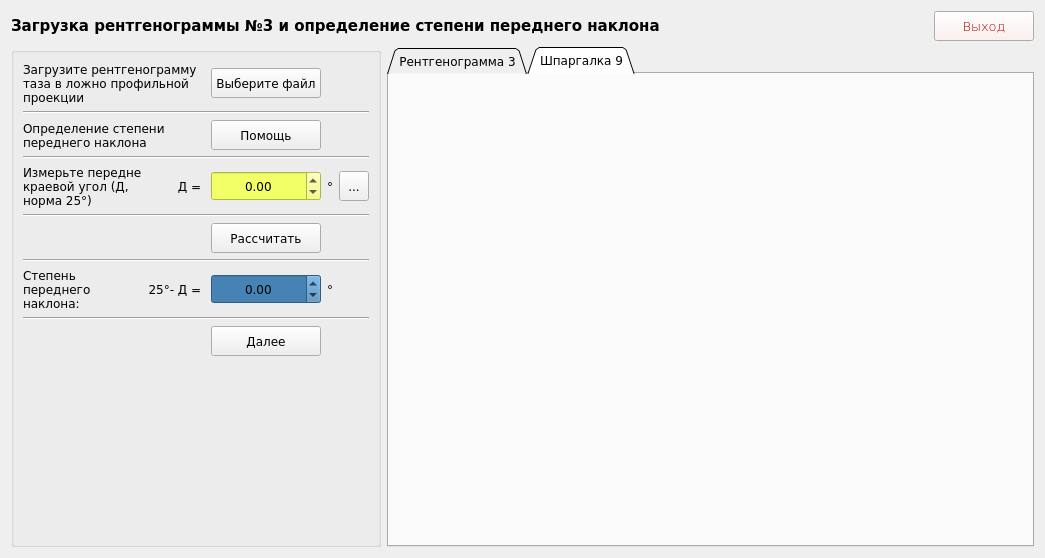
<?xml version="1.0" encoding="UTF-8"?>
<ui version="4.0">
 <class>Form8</class>
 <widget class="QWidget" name="Form8">
  <property name="geometry">
   <rect>
    <x>0</x>
    <y>0</y>
    <width>1045</width>
    <height>554</height>
   </rect>
  </property>
  <property name="windowTitle">
   <string>Form</string>
  </property>
  <property name="styleSheet">
   <string notr="true"/>
  </property>
  <layout class="QGridLayout" name="gridLayout">
   <item row="1" column="1" colspan="2">
    <widget class="QTabWidget" name="tabWidget">
     <property name="minimumSize">
      <size>
       <width>500</width>
       <height>500</height>
      </size>
     </property>
     <property name="font">
      <font>
       <family>Verdana</family>
       <pointsize>9</pointsize>
      </font>
     </property>
     <property name="tabShape">
      <enum>QTabWidget::Triangular</enum>
     </property>
     <property name="currentIndex">
      <number>1</number>
     </property>
     <widget class="QWidget" name="tab">
      <attribute name="title">
       <string>Рентгенограмма 3</string>
      </attribute>
     </widget>
     <widget class="QWidget" name="tab_2">
      <attribute name="title">
       <string>Шпаргалка 9</string>
      </attribute>
     </widget>
    </widget>
   </item>
   <item row="0" column="2">
    <widget class="QPushButton" name="pushButton_5">
     <property name="maximumSize">
      <size>
       <width>100</width>
       <height>50</height>
      </size>
     </property>
     <property name="font">
      <font>
       <family>Verdana</family>
       <pointsize>10</pointsize>
       <weight>9</weight>
       <italic>false</italic>
       <bold>false</bold>
      </font>
     </property>
     <property name="cursor">
      <cursorShape>PointingHandCursor</cursorShape>
     </property>
     <property name="styleSheet">
      <string notr="true">background-color: #fcebeb;
font: 75 10pt &quot;Verdana&quot;;
color: rgb(170, 0, 0);</string>
     </property>
     <property name="text">
      <string>Выход</string>
     </property>
    </widget>
   </item>
   <item row="0" column="0" colspan="2">
    <widget class="QLabel" name="label_12">
     <property name="minimumSize">
      <size>
       <width>0</width>
       <height>30</height>
      </size>
     </property>
     <property name="font">
      <font>
       <family>Verdana</family>
       <pointsize>11</pointsize>
       <weight>75</weight>
       <italic>false</italic>
       <bold>true</bold>
      </font>
     </property>
     <property name="styleSheet">
      <string notr="true">font: 75 11pt &quot;Verdana&quot;;
font-weight: bold;</string>
     </property>
     <property name="text">
      <string>Загрузка рентгенограммы №3 и определение степени переднего наклона</string>
     </property>
    </widget>
   </item>
   <item row="1" column="0">
    <widget class="QGroupBox" name="groupBox">
     <property name="minimumSize">
      <size>
       <width>370</width>
       <height>0</height>
      </size>
     </property>
     <property name="maximumSize">
      <size>
       <width>370</width>
       <height>16777215</height>
      </size>
     </property>
     <property name="font">
      <font>
       <family>Verdana</family>
       <pointsize>9</pointsize>
      </font>
     </property>
     <property name="title">
      <string/>
     </property>
     <layout class="QGridLayout" name="gridLayout_2">
      <item row="8" column="4">
       <widget class="QLabel" name="label_7">
        <property name="font">
         <font>
          <family>Verdana</family>
          <pointsize>9</pointsize>
         </font>
        </property>
        <property name="text">
         <string>°</string>
        </property>
       </widget>
      </item>
      <item row="2" column="0" colspan="3">
       <widget class="QLabel" name="label_2">
        <property name="font">
         <font>
          <family>Verdana</family>
          <pointsize>9</pointsize>
         </font>
        </property>
        <property name="text">
         <string>Определение степени переднего наклона</string>
        </property>
        <property name="wordWrap">
         <bool>true</bool>
        </property>
       </widget>
      </item>
      <item row="8" column="3">
       <widget class="QDoubleSpinBox" name="doubleSpinBox_2">
        <property name="minimumSize">
         <size>
          <width>110</width>
          <height>30</height>
         </size>
        </property>
        <property name="font">
         <font>
          <family>Verdana</family>
          <pointsize>9</pointsize>
         </font>
        </property>
        <property name="styleSheet">
         <string notr="true">background-color: #4682B4;</string>
        </property>
        <property name="alignment">
         <set>Qt::AlignCenter</set>
        </property>
        <property name="minimum">
         <double>-10000.000000000000000</double>
        </property>
        <property name="maximum">
         <double>10000.989999999999782</double>
        </property>
        <property name="singleStep">
         <double>0.100000000000000</double>
        </property>
       </widget>
      </item>
      <item row="4" column="2">
       <widget class="QLabel" name="label_5">
        <property name="font">
         <font>
          <family>Verdana</family>
          <pointsize>9</pointsize>
         </font>
        </property>
        <property name="text">
         <string> Д = </string>
        </property>
        <property name="alignment">
         <set>Qt::AlignRight|Qt::AlignTrailing|Qt::AlignVCenter</set>
        </property>
       </widget>
      </item>
      <item row="4" column="3">
       <widget class="QDoubleSpinBox" name="doubleSpinBox">
        <property name="minimumSize">
         <size>
          <width>110</width>
          <height>30</height>
         </size>
        </property>
        <property name="font">
         <font>
          <family>Verdana</family>
          <pointsize>9</pointsize>
         </font>
        </property>
        <property name="styleSheet">
         <string notr="true">background-color: #f2ff66;</string>
        </property>
        <property name="alignment">
         <set>Qt::AlignCenter</set>
        </property>
        <property name="minimum">
         <double>-10000.000000000000000</double>
        </property>
        <property name="maximum">
         <double>10000.989999999999782</double>
        </property>
        <property name="singleStep">
         <double>0.100000000000000</double>
        </property>
       </widget>
      </item>
      <item row="6" column="3" colspan="2">
       <widget class="QPushButton" name="pushButton_3">
        <property name="minimumSize">
         <size>
          <width>110</width>
          <height>30</height>
         </size>
        </property>
        <property name="maximumSize">
         <size>
          <width>100</width>
          <height>16777215</height>
         </size>
        </property>
        <property name="font">
         <font>
          <family>Verdana</family>
          <pointsize>9</pointsize>
         </font>
        </property>
        <property name="cursor">
         <cursorShape>PointingHandCursor</cursorShape>
        </property>
        <property name="text">
         <string>Рассчитать</string>
        </property>
       </widget>
      </item>
      <item row="10" column="3" colspan="2">
       <widget class="QPushButton" name="pushButton_4">
        <property name="minimumSize">
         <size>
          <width>110</width>
          <height>30</height>
         </size>
        </property>
        <property name="maximumSize">
         <size>
          <width>100</width>
          <height>16777215</height>
         </size>
        </property>
        <property name="font">
         <font>
          <family>Verdana</family>
          <pointsize>9</pointsize>
         </font>
        </property>
        <property name="cursor">
         <cursorShape>PointingHandCursor</cursorShape>
        </property>
        <property name="text">
         <string>Далее</string>
        </property>
       </widget>
      </item>
      <item row="8" column="0">
       <widget class="QLabel" name="label_9">
        <property name="font">
         <font>
          <family>Verdana</family>
          <pointsize>9</pointsize>
         </font>
        </property>
        <property name="text">
         <string>Степень переднего наклона:</string>
        </property>
        <property name="wordWrap">
         <bool>true</bool>
        </property>
       </widget>
      </item>
      <item row="8" column="1" colspan="2">
       <widget class="QLabel" name="label_10">
        <property name="font">
         <font>
          <family>Verdana</family>
          <pointsize>9</pointsize>
         </font>
        </property>
        <property name="text">
         <string>25°- Д = </string>
        </property>
        <property name="alignment">
         <set>Qt::AlignRight|Qt::AlignTrailing|Qt::AlignVCenter</set>
        </property>
       </widget>
      </item>
      <item row="0" column="0" colspan="3">
       <widget class="QLabel" name="label_11">
        <property name="font">
         <font>
          <family>Verdana</family>
          <pointsize>9</pointsize>
         </font>
        </property>
        <property name="text">
         <string>Загрузите рентгенограмму таза в ложно профильной проекции</string>
        </property>
        <property name="wordWrap">
         <bool>true</bool>
        </property>
       </widget>
      </item>
      <item row="2" column="3" colspan="2">
       <widget class="QPushButton" name="pushButton_2">
        <property name="minimumSize">
         <size>
          <width>110</width>
          <height>30</height>
         </size>
        </property>
        <property name="maximumSize">
         <size>
          <width>100</width>
          <height>16777215</height>
         </size>
        </property>
        <property name="font">
         <font>
          <family>Verdana</family>
          <pointsize>9</pointsize>
         </font>
        </property>
        <property name="cursor">
         <cursorShape>PointingHandCursor</cursorShape>
        </property>
        <property name="text">
         <string>Помощь</string>
        </property>
       </widget>
      </item>
      <item row="0" column="3" colspan="2">
       <widget class="QPushButton" name="pushButton_6">
        <property name="minimumSize">
         <size>
          <width>110</width>
          <height>30</height>
         </size>
        </property>
        <property name="maximumSize">
         <size>
          <width>100</width>
          <height>16777215</height>
         </size>
        </property>
        <property name="font">
         <font>
          <family>Verdana</family>
          <pointsize>9</pointsize>
         </font>
        </property>
        <property name="cursor">
         <cursorShape>PointingHandCursor</cursorShape>
        </property>
        <property name="text">
         <string>Выберите файл</string>
        </property>
       </widget>
      </item>
      <item row="4" column="4">
       <widget class="QLabel" name="label_6">
        <property name="font">
         <font>
          <family>Verdana</family>
          <pointsize>9</pointsize>
         </font>
        </property>
        <property name="text">
         <string>°</string>
        </property>
       </widget>
      </item>
      <item row="4" column="0" colspan="2">
       <widget class="QLabel" name="label_3">
        <property name="font">
         <font>
          <family>Verdana</family>
          <pointsize>9</pointsize>
         </font>
        </property>
        <property name="text">
         <string>Измерьте передне краевой угол (Д, норма 25°)</string>
        </property>
        <property name="wordWrap">
         <bool>true</bool>
        </property>
       </widget>
      </item>
      <item row="11" column="3">
       <spacer name="verticalSpacer">
        <property name="font">
         <font>
          <family>Verdana</family>
          <pointsize>9</pointsize>
         </font>
        </property>
        <property name="orientation">
         <enum>Qt::Vertical</enum>
        </property>
        <property name="sizeHint" stdset="0">
         <size>
          <width>20</width>
          <height>40</height>
         </size>
        </property>
       </spacer>
      </item>
      <item row="4" column="5">
       <widget class="QToolButton" name="toolButton">
        <property name="minimumSize">
         <size>
          <width>30</width>
          <height>30</height>
         </size>
        </property>
        <property name="text">
         <string>...</string>
        </property>
       </widget>
      </item>
      <item row="1" column="0" colspan="6">
       <widget class="Line" name="line">
        <property name="font">
         <font>
          <family>Verdana</family>
          <pointsize>9</pointsize>
         </font>
        </property>
        <property name="orientation">
         <enum>Qt::Horizontal</enum>
        </property>
       </widget>
      </item>
      <item row="3" column="0" colspan="6">
       <widget class="Line" name="line_2">
        <property name="font">
         <font>
          <family>Verdana</family>
          <pointsize>9</pointsize>
         </font>
        </property>
        <property name="orientation">
         <enum>Qt::Horizontal</enum>
        </property>
       </widget>
      </item>
      <item row="5" column="0" colspan="6">
       <widget class="Line" name="line_3">
        <property name="font">
         <font>
          <family>Verdana</family>
          <pointsize>9</pointsize>
         </font>
        </property>
        <property name="orientation">
         <enum>Qt::Horizontal</enum>
        </property>
       </widget>
      </item>
      <item row="7" column="0" colspan="6">
       <widget class="Line" name="line_4">
        <property name="font">
         <font>
          <family>Verdana</family>
          <pointsize>9</pointsize>
         </font>
        </property>
        <property name="orientation">
         <enum>Qt::Horizontal</enum>
        </property>
       </widget>
      </item>
      <item row="9" column="0" colspan="6">
       <widget class="Line" name="line_5">
        <property name="font">
         <font>
          <family>Verdana</family>
          <pointsize>9</pointsize>
         </font>
        </property>
        <property name="orientation">
         <enum>Qt::Horizontal</enum>
        </property>
       </widget>
      </item>
     </layout>
    </widget>
   </item>
  </layout>
 </widget>
 <resources/>
 <connections/>
</ui>
